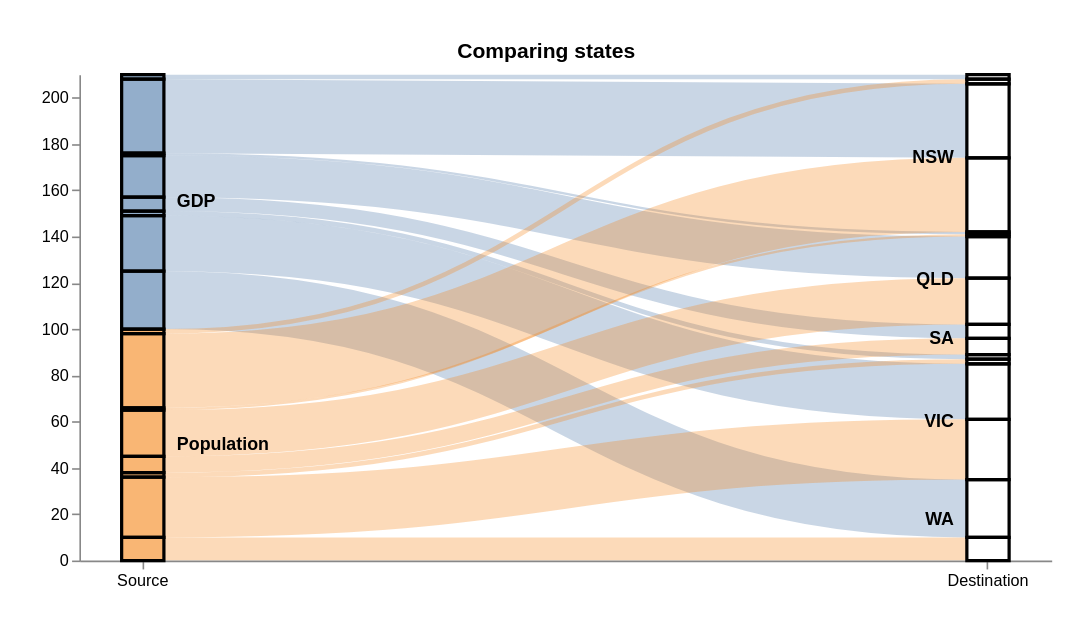

The specification (Vega-Lite) saved for this image:
### Vega specification from a JSON file in a GitHub repository (floating-point values rounded to 4 significant figures)
{"$schema": "https://vega.github.io/schema/vega/v5.2.json", "title": "Comparing states", "height": 300, "width": 600, "padding": 25, "data": [{"name": "rawData", "values": [{"key": {"stk1": "GDP", "stk2": "NSW"}, "doc_count": 32}, {"key": {"stk1": "GDP", "stk2": "VIC"}, "doc_count": 24}, {"key": {"stk1": "GDP", "stk2": "QLD"}, "doc_count": 18}, {"key": {"stk1": "GDP", "stk2": "WA"}, "doc_count": 25}, {"key": {"stk1": "GDP", "stk2": "SA"}, "doc_count": 6}, {"key": {"stk1": "GDP", "stk2": "ACT"}, "doc_count": 2}, {"key": {"stk1": "GDP", "stk2": "TAS"}, "doc_count": 2}, {"key": {"stk1": "GDP", "stk2": "NT"}, "doc_count": 1}, {"key": {"stk1": "Population", "stk2": "NSW"}, "doc_count": 32}, {"key": {"stk1": "Population", "stk2": "VIC"}, "doc_count": 26}, {"key": {"stk1": "Population", "stk2": "QLD"}, "doc_count": 20}, {"key": {"stk1": "Population", "stk2": "WA"}, "doc_count": 10}, {"key": {"stk1": "Population", "stk2": "SA"}, "doc_count": 7}, {"key": {"stk1": "Population", "stk2": "ACT"}, "doc_count": 2}, {"key": {"stk1": "Population", "stk2": "TAS"}, "doc_count": 2}, {"key": {"stk1": "Population", "stk2": "NT"}, "doc_count": 1}], "transform": [{"type": "formula", "expr": "datum.key.stk1", "as": "stk1"}, {"type": "formula", "expr": "datum.key.stk2", "as": "stk2"}, {"type": "formula", "expr": "datum.doc_count", "as": "size"}]}, {"name": "nodes", "source": "rawData", "transform": [{"type": "filter", "expr": "!groupSelector || groupSelector.stk1 == datum.stk1 || groupSelector.stk2 == datum.stk2"}, {"type": "formula", "expr": "datum.stk1+datum.stk2", "as": "key"}, {"type": "fold", "fields": ["stk1", "stk2"], "as": ["stack", "grpId"]}, {"type": "formula", "expr": "datum.stack == 'stk1' ? datum.stk1+' '+datum.stk2 : datum.stk2+' '+datum.stk1", "as": "sortField"}, {"type": "stack", "groupby": ["stack"], "sort": {"field": "sortField", "order": "descending"}, "field": "size"}, {"type": "formula", "expr": "(datum.y0+datum.y1)/2", "as": "yc"}]}, {"name": "groups", "source": "nodes", "transform": [{"type": "aggregate", "groupby": ["stack", "grpId"], "fields": ["size"], "ops": ["sum"], "as": ["total"]}, {"type": "stack", "groupby": ["stack"], "sort": {"field": "grpId", "order": "descending"}, "field": "total"}, {"type": "formula", "expr": "scale('y', datum.y0)", "as": "scaledY0"}, {"type": "formula", "expr": "scale('y', datum.y1)", "as": "scaledY1"}, {"type": "formula", "expr": "datum.stack == 'stk1'", "as": "rightLabel"}, {"type": "formula", "expr": "datum.total/domain('y')[1]", "as": "percentage"}]}, {"name": "destinationNodes", "source": "nodes", "transform": [{"type": "filter", "expr": "datum.stack == 'stk2'"}]}, {"name": "edges", "source": "nodes", "transform": [{"type": "filter", "expr": "datum.stack == 'stk1'"}, {"type": "lookup", "from": "destinationNodes", "key": "key", "fields": ["key"], "as": ["target"]}, {"type": "linkpath", "orient": "horizontal", "shape": "diagonal", "sourceY": {"expr": "scale('y', datum.yc)"}, "sourceX": {"expr": "scale('x', 'stk1') + bandwidth('x')"}, "targetY": {"expr": "scale('y', datum.target.yc)"}, "targetX": {"expr": "scale('x', 'stk2')"}}, {"type": "formula", "expr": "range('y')[0]-scale('y', datum.size)", "as": "strokeWidth"}, {"type": "formula", "expr": "datum.size/domain('y')[1]", "as": "percentage"}]}], "scales": [{"name": "x", "type": "band", "range": "width", "domain": ["stk1", "stk2"], "paddingOuter": 0.05, "paddingInner": 0.95}, {"name": "y", "type": "linear", "range": "height", "domain": {"data": "nodes", "field": "y1"}}, {"name": "color", "type": "ordinal", "range": "category", "domain": {"data": "rawData", "field": "stk1"}}, {"name": "stackNames", "type": "ordinal", "range": ["Source", "Destination"], "domain": ["stk1", "stk2"]}], "axes": [{"orient": "bottom", "scale": "x", "encode": {"labels": {"update": {"text": {"scale": "stackNames", "field": "value"}}}}}, {"orient": "left", "scale": "y"}], "marks": [{"type": "path", "name": "edgeMark", "from": {"data": "edges"}, "clip": true, "encode": {"update": {"stroke": [{"test": "groupSelector && groupSelector.stack=='stk1'", "scale": "color", "field": "stk2"}, {"scale": "color", "field": "stk1"}], "strokeWidth": {"field": "strokeWidth"}, "path": {"field": "path"}, "strokeOpacity": {"signal": "!groupSelector && (groupHover.stk1 == datum.stk1 || groupHover.stk2 == datum.stk2) ? 0.9 : 0.3"}, "zindex": {"signal": "!groupSelector && (groupHover.stk1 == datum.stk1 || groupHover.stk2 == datum.stk2) ? 1 : 0"}, "tooltip": {"signal": "datum.stk1 + ' → ' + datum.stk2 + '    '  + '   (' + format(datum.percentage, '.1%') + ')'"}}, "hover": {"strokeOpacity": {"value": 1}}}}, {"type": "rect", "name": "groupMark", "from": {"data": "groups"}, "encode": {"enter": {"fill": {"scale": "color", "field": "grpId"}, "width": {"scale": "x", "band": 1}}, "update": {"x": {"scale": "x", "field": "stack"}, "y": {"field": "scaledY0"}, "y2": {"field": "scaledY1"}, "fillOpacity": {"value": 0.6}}, "hover": {"fillOpacity": {"value": 1}}}}, {"type": "text", "from": {"data": "groups"}, "interactive": false, "encode": {"update": {"x": {"signal": "scale('x', datum.stack) + (datum.rightLabel ? bandwidth('x') + 8 : -8)"}, "yc": {"signal": "(datum.scaledY0 + datum.scaledY1)/2"}, "align": {"signal": "datum.rightLabel ? 'left' : 'right'"}, "baseline": {"value": "middle"}, "fontWeight": {"value": "bold"}, "text": {"signal": "abs(datum.scaledY0-datum.scaledY1) > 13 ? datum.grpId : ''"}}}}, {"type": "group", "data": [{"name": "dataForShowAll", "values": [{}], "transform": [{"type": "filter", "expr": "groupSelector"}]}], "encode": {"enter": {"xc": {"signal": "width/2"}, "y": {"value": 30}, "width": {"value": 80}, "height": {"value": 30}}}, "marks": [{"type": "group", "name": "groupReset", "from": {"data": "dataForShowAll"}, "encode": {"enter": {"cornerRadius": {"value": 6}, "fill": {"value": "#f5f5f5"}, "stroke": {"value": "#c1c1c1"}, "strokeWidth": {"value": 2}, "height": {"field": {"group": "height"}}, "width": {"field": {"group": "width"}}}, "update": {"opacity": {"value": 1}}, "hover": {"opacity": {"value": 0.7}}}, "marks": [{"type": "text", "interactive": false, "encode": {"enter": {"xc": {"field": {"group": "width"}, "mult": 0.5}, "yc": {"field": {"group": "height"}, "mult": 0.5, "offset": 2}, "align": {"value": "center"}, "baseline": {"value": "middle"}, "fontWeight": {"value": "bold"}, "text": {"value": "Show All"}}}}]}]}, {"type": "rect", "from": {"data": "nodes"}, "encode": {"enter": {"stroke": {"value": "#000"}, "strokeWidth": {"value": 2}, "width": {"scale": "x", "band": 1}, "x": {"scale": "x", "field": "stack"}, "y": {"field": "y0", "scale": "y"}, "y2": {"field": "y1", "scale": "y"}}}}], "signals": [{"name": "groupHover", "value": {}, "on": [{"events": "@groupMark:mouseover", "update": "{stk1:datum.stack=='stk1' && datum.grpId, stk2:datum.stack=='stk2' && datum.grpId}"}, {"events": "mouseout", "update": "{}"}]}, {"name": "groupSelector", "value": false, "on": [{"events": "@groupMark:click!", "update": "{stack:datum.stack, stk1:datum.stack=='stk1' && datum.grpId, stk2:datum.stack=='stk2' && datum.grpId}"}, {"events": [{"type": "click", "markname": "groupReset"}, {"type": "dblclick"}], "update": "false"}]}]}
